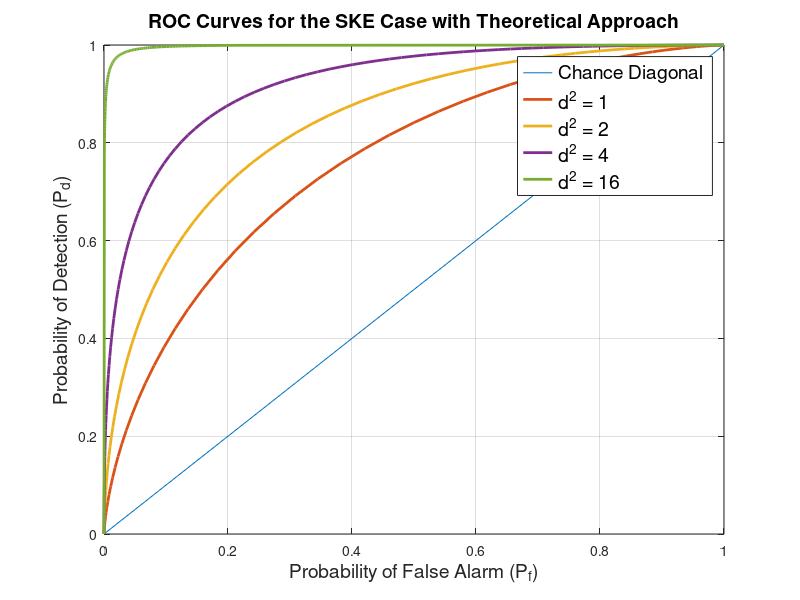
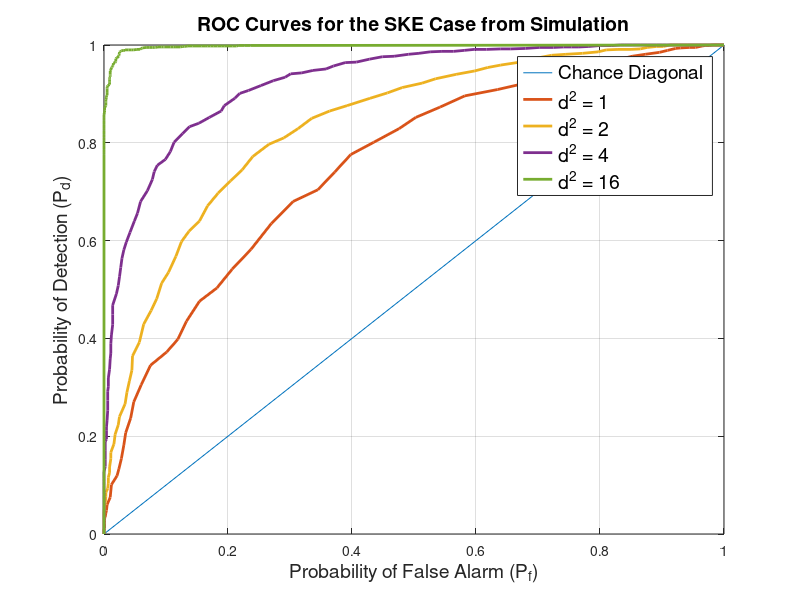

Here is the MATLAB script that generated these plots, in order:
%% (2b) Theoretical Approach
close all
clc, clear

figure(), plot([0,1],[0,1])
grid on, hold on

D = [1 2 4 16];                             % list of parameters 
for index = 1:1:length(D)
    d = D(index);                           % d = E_s/var(n)^2
    beta = [-5:0.1:5];
    W = [-Inf beta Inf];                    % threshold
    P_d = zeros(length(W),1);               % prob of detection
    P_f = zeros(length(W),1);               % prob of false alarm
    % Calculuate P_d and P_f
    for i = 1:1:length(W)
        P_f(i) = 1-normcdf(W(i),-d/2,sqrt(d));
        P_d(i) = 1-normcdf(W(i),d/2,sqrt(d));
    end
    
    plot(P_f, P_d,'LineWidth',2)
    hold on
end

title('ROC Curves for the SKE Case with Theoretical Approach','FontSize',14)
legend({"Chance Diagonal","d^2 = 1","d^2 = 2","d^2 = 4","d^2 = 16"},'FontSize',14)
xlabel('Probability of False Alarm (P_f)','FontSize',14)
ylabel('Probability of Detection (P_d)','FontSize',14)

%% (2c) Simulation
close all
clc, clear

figure(), plot([0,1],[0,1])
grid on, hold on

D = [1 2 4 16];                                 % list of parameters
noise_var = 1;                                  % noise variance
noise_mean = 0;                                 % noise mean

for index = 1:1:length(D)
    d = D(index);                               % d = E_s/var(n)^2
    % Define the signal
    k = 500;                                    % length of signal
    A = ones(k,1);                              % create k-vector of 1
    alpha = sqrt(d/k);                          % value of elements to get d = D(i)
    S = alpha.*A;                               % the known signal S
    E = sum(S.^2);                              % check the energy of S
    fprintf("Total signal energy: %.2f\n", E);

    % brute-force simulate n trials
    trials = 1000;
    lambda_0 = zeros(trials,1);                 % lambda|H0
    lambda_1 = zeros(trials,1);                 % lambda|H1
    for i = 1:1:trials
        noise = normrnd(noise_mean,noise_var,[k,1]);
        lambda_0(i) = (sum(noise.*S) - E/2)./noise_var;
        lambda_1(i) = (sum((S + noise).*S) - E/2)./noise_var;
    end

    beta = [-5:0.1:5];
    W = [-Inf beta Inf];                        % threshold
    P_d = zeros(length(W),1);                   % prob of detection
    P_f = zeros(length(W),1);                   % prob of false alarm
    % Calculuate P_d and P_f
    for i = 1:1:length(W)
        P_d(i) = sum(lambda_1 > W(i))/trials;
        P_f(i) = sum(lambda_0 > W(i))/trials;
    end

    plot(P_f, P_d,'LineWidth',2)
    hold on
end

title('ROC Curves for the SKE Case from Simulation','FontSize',14)
legend({"Chance Diagonal","d^2 = 1","d^2 = 2","d^2 = 4","d^2 = 16"},'FontSize',14)
xlabel('Probability of False Alarm (P_f)','FontSize',14)
ylabel('Probability of Detection (P_d)','FontSize',14)
